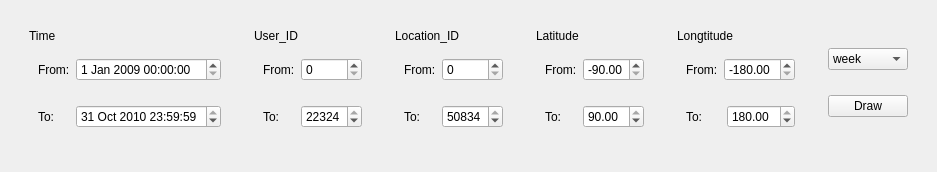
      <widget class="QWidget" name="a">
       <attribute name="title">
        <string>Number-Time</string>
       </attribute>
       <layout class="QVBoxLayout" name="verticalLayout_2">
        <item>
         <widget class="QWidget" name="widget" native="true">
          <property name="sizePolicy">
           <sizepolicy hsizetype="Preferred" vsizetype="Preferred">
            <horstretch>0</horstretch>
            <verstretch>0</verstretch>
           </sizepolicy>
          </property>
          <layout class="QHBoxLayout" name="horizontalLayout_11">
           <item>
            <widget class="QWidget" name="widget_2" native="true">
             <layout class="QVBoxLayout" name="verticalLayout">
              <item>
               <widget class="QLabel" name="label">
                <property name="text">
                 <string>Time</string>
                </property>
               </widget>
              </item>
              <item>
               <widget class="QWidget" name="widget_3" native="true">
                <layout class="QHBoxLayout" name="horizontalLayout">
                 <item>
                  <widget class="QLabel" name="label_2">
                   <property name="text">
                    <string>From:</string>
                   </property>
                  </widget>
                 </item>
                 <item>
                  <widget class="QDateTimeEdit" name="time_start">
                   <property name="dateTime">
                    <datetime>
                     <hour>0</hour>
                     <minute>0</minute>
                     <second>0</second>
                     <year>2009</year>
                     <month>1</month>
                     <day>1</day>
                    </datetime>
                   </property>
                  </widget>
                 </item>
                </layout>
               </widget>
              </item>
              <item>
               <widget class="QWidget" name="widget_4" native="true">
                <layout class="QHBoxLayout" name="horizontalLayout_2">
                 <item>
                  <widget class="QLabel" name="label_3">
                   <property name="text">
                    <string>To: </string>
                   </property>
                  </widget>
                 </item>
                 <item>
                  <widget class="QDateTimeEdit" name="time_end">
                   <property name="dateTime">
                    <datetime>
                     <hour>23</hour>
                     <minute>59</minute>
                     <second>59</second>
                     <year>2010</year>
                     <month>10</month>
                     <day>31</day>
                    </datetime>
                   </property>
                  </widget>
                 </item>
                </layout>
               </widget>
              </item>
             </layout>
            </widget>
           </item>
           <item>
            <widget class="QWidget" name="User_ID" native="true">
             <layout class="QVBoxLayout" name="verticalLayout_3">
              <item>
               <widget class="QLabel" name="label_4">
                <property name="text">
                 <string>User_ID</string>
                </property>
               </widget>
              </item>
              <item>
               <widget class="QWidget" name="widget_5" native="true">
                <layout class="QHBoxLayout" name="horizontalLayout_3">
                 <item>
                  <widget class="QLabel" name="label_5">
                   <property name="text">
                    <string>From:</string>
                   </property>
                  </widget>
                 </item>
                 <item>
                  <widget class="QSpinBox" name="user_start">
                   <property name="maximum">
                    <number>22324</number>
                   </property>
                  </widget>
                 </item>
                </layout>
               </widget>
              </item>
              <item>
               <widget class="QWidget" name="widget_6" native="true">
                <layout class="QHBoxLayout" name="horizontalLayout_4">
                 <item>
                  <widget class="QLabel" name="label_6">
                   <property name="text">
                    <string>To:</string>
                   </property>
                  </widget>
                 </item>
                 <item>
                  <widget class="QSpinBox" name="user_end">
                   <property name="maximum">
                    <number>22324</number>
                   </property>
                   <property name="value">
                    <number>22324</number>
                   </property>
                  </widget>
                 </item>
                </layout>
               </widget>
              </item>
             </layout>
            </widget>
           </item>
           <item>
            <widget class="QWidget" name="User_ID_2" native="true">
             <layout class="QVBoxLayout" name="verticalLayout_4">
              <item>
               <widget class="QLabel" name="label_7">
                <property name="text">
                 <string>Location_ID</string>
                </property>
               </widget>
              </item>
              <item>
               <widget class="QWidget" name="widget_7" native="true">
                <layout class="QHBoxLayout" name="horizontalLayout_5">
                 <item>
                  <widget class="QLabel" name="label_8">
                   <property name="text">
                    <string>From:</string>
                   </property>
                  </widget>
                 </item>
                 <item>
                  <widget class="QSpinBox" name="location_start">
                   <property name="maximum">
                    <number>50834</number>
                   </property>
                  </widget>
                 </item>
                </layout>
               </widget>
              </item>
              <item>
               <widget class="QWidget" name="widget_8" native="true">
                <layout class="QHBoxLayout" name="horizontalLayout_6">
                 <item>
                  <widget class="QLabel" name="label_9">
                   <property name="text">
                    <string>To:</string>
                   </property>
                  </widget>
                 </item>
                 <item>
                  <widget class="QSpinBox" name="location_end">
                   <property name="maximum">
                    <number>50834</number>
                   </property>
                   <property name="value">
                    <number>50834</number>
                   </property>
                  </widget>
                 </item>
                </layout>
               </widget>
              </item>
             </layout>
            </widget>
           </item>
           <item>
            <widget class="QWidget" name="widget_9" native="true">
             <layout class="QVBoxLayout" name="verticalLayout_5">
              <item>
               <widget class="QLabel" name="label_10">
                <property name="text">
                 <string>Latitude</string>
                </property>
               </widget>
              </item>
              <item>
               <widget class="QWidget" name="widget_10" native="true">
                <layout class="QHBoxLayout" name="horizontalLayout_7">
                 <item>
                  <widget class="QLabel" name="label_11">
                   <property name="text">
                    <string>From:</string>
                   </property>
                  </widget>
                 </item>
                 <item>
                  <widget class="QDoubleSpinBox" name="latitude_start">
                   <property name="minimum">
                    <double>-90.000000000000000</double>
                   </property>
                   <property name="maximum">
                    <double>90.000000000000000</double>
                   </property>
                   <property name="value">
                    <double>-90.000000000000000</double>
                   </property>
                  </widget>
                 </item>
                </layout>
               </widget>
              </item>
              <item>
               <widget class="QWidget" name="widget_11" native="true">
                <layout class="QHBoxLayout" name="horizontalLayout_8">
                 <item>
                  <widget class="QLabel" name="label_12">
                   <property name="text">
                    <string>To:</string>
                   </property>
                  </widget>
                 </item>
                 <item>
                  <widget class="QDoubleSpinBox" name="latitude_end">
                   <property name="minimum">
                    <double>-90.000000000000000</double>
                   </property>
                   <property name="maximum">
                    <double>90.000000000000000</double>
                   </property>
                   <property name="value">
                    <double>90.000000000000000</double>
                   </property>
                  </widget>
                 </item>
                </layout>
               </widget>
              </item>
             </layout>
            </widget>
           </item>
           <item>
            <widget class="QWidget" name="widget_12" native="true">
             <layout class="QVBoxLayout" name="verticalLayout_6">
              <item>
               <widget class="QLabel" name="label_13">
                <property name="text">
                 <string>Longtitude</string>
                </property>
               </widget>
              </item>
              <item>
               <widget class="QWidget" name="widget_13" native="true">
                <layout class="QHBoxLayout" name="horizontalLayout_9">
                 <item>
                  <widget class="QLabel" name="label_14">
                   <property name="text">
                    <string>From:</string>
                   </property>
                  </widget>
                 </item>
                 <item>
                  <widget class="QDoubleSpinBox" name="longtitude_start">
                   <property name="minimum">
                    <double>-180.000000000000000</double>
                   </property>
                   <property name="maximum">
                    <double>1800.000000000000000</double>
                   </property>
                   <property name="value">
                    <double>-180.000000000000000</double>
                   </property>
                  </widget>
                 </item>
                </layout>
               </widget>
              </item>
              <item>
               <widget class="QWidget" name="widget_14" native="true">
                <layout class="QHBoxLayout" name="horizontalLayout_10">
                 <item>
                  <widget class="QLabel" name="label_15">
                   <property name="text">
                    <string>To:</string>
                   </property>
                  </widget>
                 </item>
                 <item>
                  <widget class="QDoubleSpinBox" name="longtitude_end">
                   <property name="minimum">
                    <double>-180.000000000000000</double>
                   </property>
                   <property name="maximum">
                    <double>180.000000000000000</double>
                   </property>
                   <property name="value">
                    <double>180.000000000000000</double>
                   </property>
                  </widget>
                 </item>
                </layout>
               </widget>
              </item>
             </layout>
            </widget>
           </item>
           <item>
            <widget class="QWidget" name="widget_16" native="true">
             <layout class="QVBoxLayout" name="verticalLayout_11">
              <item>
               <widget class="QComboBox" name="comboBox">
                <item>
                 <property name="text">
                  <string>week</string>
                 </property>
                </item>
                <item>
                 <property name="text">
                  <string>day</string>
                 </property>
                </item>
                <item>
                 <property name="text">
                  <string>hour</string>
                 </property>
                </item>
               </widget>
              </item>
              <item>
               <widget class="QPushButton" name="draw">
                <property name="text">
                 <string>Draw</string>
                </property>
               </widget>
              </item>
             </layout>
            </widget>
           </item>
          </layout>
         </widget>
        </item>
        <item>
         <widget class="QChartView" name="draw_widget" native="true">
          <property name="sizePolicy">
           <sizepolicy hsizetype="Expanding" vsizetype="Expanding">
            <horstretch>0</horstretch>
            <verstretch>0</verstretch>
           </sizepolicy>
          </property>
         </widget>
        </item>
       </layout>
      </widget>
